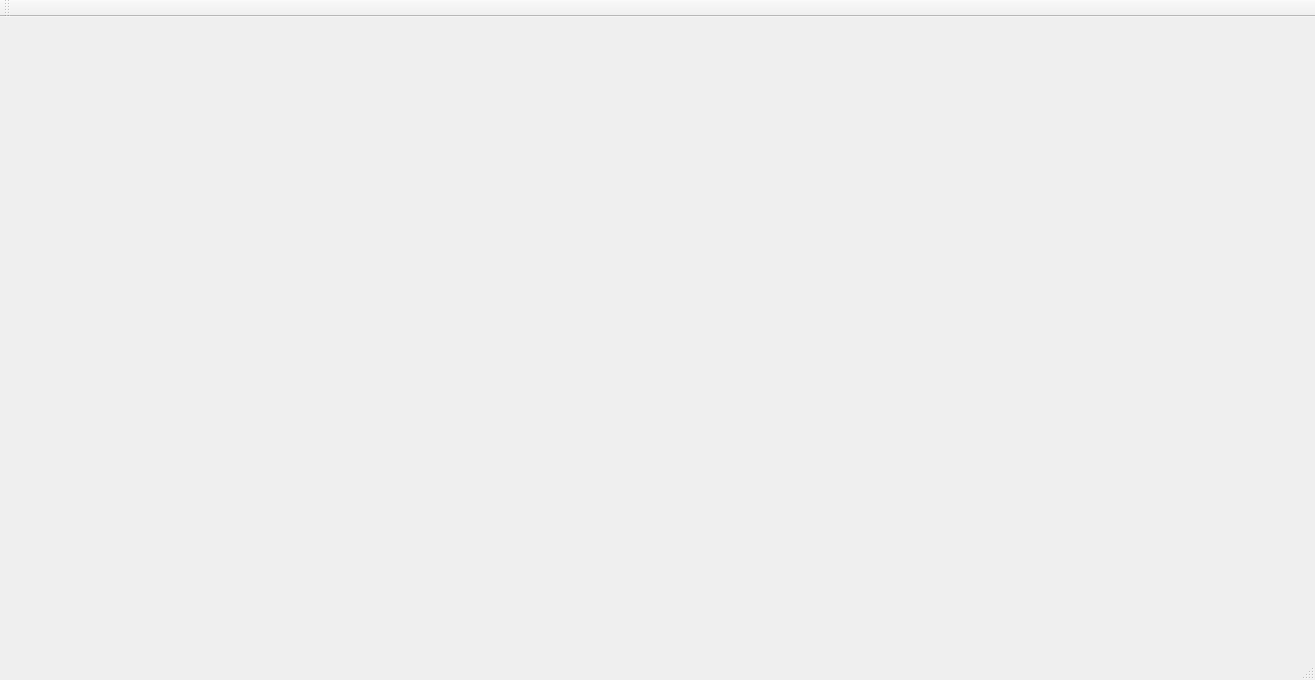
<?xml version="1.0" encoding="UTF-8"?>
<ui version="4.0">
 <class>MainWindow</class>
 <widget class="QMainWindow" name="MainWindow">
  <property name="geometry">
   <rect>
    <x>0</x>
    <y>0</y>
    <width>1315</width>
    <height>680</height>
   </rect>
  </property>
  <property name="windowTitle">
   <string>MainWindow</string>
  </property>
  <widget class="QWidget" name="centralWidget"/>
  <widget class="QMenuBar" name="menuBar">
   <property name="geometry">
    <rect>
     <x>0</x>
     <y>0</y>
     <width>1315</width>
     <height>26</height>
    </rect>
   </property>
  </widget>
  <widget class="QToolBar" name="mainToolBar">
   <attribute name="toolBarArea">
    <enum>TopToolBarArea</enum>
   </attribute>
   <attribute name="toolBarBreak">
    <bool>false</bool>
   </attribute>
  </widget>
  <widget class="QStatusBar" name="statusBar"/>
 </widget>
 <layoutdefault spacing="6" margin="11"/>
 <resources/>
 <connections/>
</ui>
